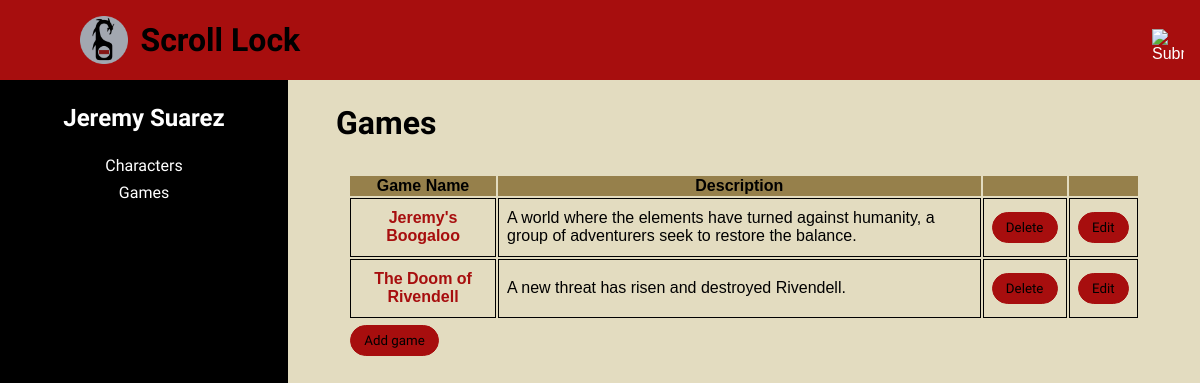
/index.php?action=view_games (signed in), run on the app's committed database.
### tables this page shows
CREATE TABLE `users` (
  `userID` int(11) NOT NULL,
  `username` varchar(45) NOT NULL,
  `email` varchar(45) NOT NULL,
  `password` varchar(45) NOT NULL,
  `name` varchar(45) DEFAULT 'Anonymous'
);

CREATE TABLE `games` (
  `gameID` int(11) NOT NULL,
  `gameName` varchar(45) NOT NULL,
  `description` text,
  `adminID` int(11) NOT NULL
);

### model/user_db.php (called while the page is built, shortened)
<?php
function get_user($username)
{
    global $db;
    $query = 'SELECT * FROM users
              WHERE username = :username';
    $statement = $db->prepare($query);
    $statement->bindValue(':username', $username);
    $statement->execute();
    $user = $statement->fetch();
    return $user;
}
function get_games($userID)
{
    global $db;
    $query = 'SELECT games.gameName, games.description, games.gameID
              FROM games
              INNER JOIN users
              ON games.adminID = users.userID
              WHERE userID = :userID';
    $statement = $db->prepare($query);
    $statement->bindValue(':userID', $userID);
    $statement->execute();
    $games = $statement->fetchAll();
    return $games;
}
?>

### view/games.php (the view, shortened to what this page needs)
<?php
    include('view/header.php');
    $user = get_user($_SESSION['username']);
    $games = get_games($user['userID']);
?>
<div class="profile-body">
    <aside>
        <h2><?php echo $user['name']; ?></h2>
        <a class="aside_button" href="index.php?action=view_characters">Characters</a>
        <a class="aside_button" href="index.php?action=view_games">Games</a>
    </aside>
    <main class="profile-main">
        <h1>Games</h1>
        <table>
            <tr>
                <th>Game Name</th>
                <th>Description</th>
                <th>&nbsp;</th>
                <th>&nbsp;</th>
            </tr>
            <?php
            if ($games == NULL) {
                ?>
            <tr>
                <td colspan="5">No Games</td>
            </tr>
            <?php
            }
            else {
            foreach ($games as $game) : ?>
            <tr>
                <td style='text-align: center;'>
                    <a href="index.php?action=game_page&gameID=<?php echo $game['gameID']; ?>"
                       class="gameLink">
                        <?php echo $game['gameName']; ?>
                    </a>
                </td>
                <td><?php echo $game['description']; ?></td>
                <td><form action="." method="post">
                    <input type="submit" class="button" value="Delete">
                </form></td>
                <td><form action="." method="post">
                    <input type="submit" class="button" value="Edit">
                </form></td>
            </tr>
            <?php endforeach;
            }
            ?>
            <tr>
                <td class="addChar" colspan="4" style="border: none;">
                    <form action="." method="post">
                        <input class="button" type="submit" value="Add game">
                    </form>
                </td>
            </tr>
        </table>
    </main>
</div>
<?php
    include('view/footer.php');

### style/main.css (style rules this page uses)
* { font-family: Arial, Helvetica, sans-serif; }
html { background-color: #e3dcc0; margin: 0; padding: 0; }
body { font-family: Arial, Helvetica, sans-serif; font-family: 'Eagle Lake', cursive; margin: 0 auto; padding: 0; }
main { margin: 0; padding: 2em 1em; }
aside { position: fixed; width: 18rem; height: 100%; margin: 0; color: white; background-color: #000; margin-top: 2.5em; }
aside h2 { width: 100%; text-align: center; margin: 1em 0; }
h1 { font-family: 'Eagle Lake', cursive; }
h2 { font-family: 'Eagle Lake', cursive; }
input { display: inline-block; float: left; }
table { width: 90%; margin: 0 auto; max-width: 55em; }
th { background-color: #96804b; }
td { padding: 0.5em; border: 1px solid black; }
.aside_button { display: block; background-color: black; color: white; font-family: 'Eagle Lake', cursive; width: 100%; margin: 0.5em auto; padding: 0; border: none; font-size: 1em; text-decoration: none; text-align: center; }
.profile-main { margin-left: 18rem; margin-top: 2.5em; }
.profile-main h1 { margin: 1em 1em; }
.profile-body { margin: 0; padding: 0; }
.button { background-color: #a70e0e; border: 0.1em solid #a70e0e; border-radius: 10em; text-align: center; font-family: 'Eagle Lake', cursive; padding: 0.5em 1em; display: inline-block; margin: 0.4em auto; }
.addChar { margin: 1em 0; padding: 0; }
.gameLink { background-color: transparent; box-shadow: none; border: none; font-size: 1em; font-weight: 900; color: #a70e0e; text-decoration: none; }

### data on the page
users: name "Jeremy Suarez"
games: gameName "Jeremy's Boogaloo", description "A world where the elements have turned against humanity, a group of adventurers seek to restore the balance."
games: gameName "The Doom of Rivendell", description "A new threat has risen and destroyed Rivendell."
